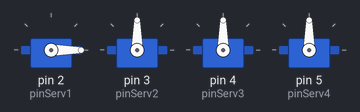
The sketch below on a simulated Arduino Uno, built with avr-gcc and run on an emulated ATmega328P. Shown: 4 × servo.

Above: at 0.05 s.
At 1.15 s:
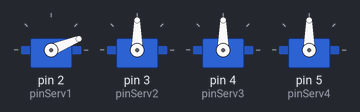
At 2.3 s:
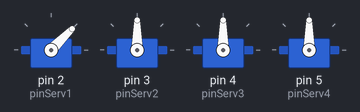
At 4.55 s:
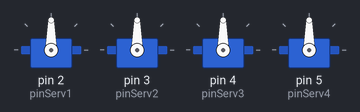
Timing chart, 0 to 5.9 s (numbered marks = the images above):
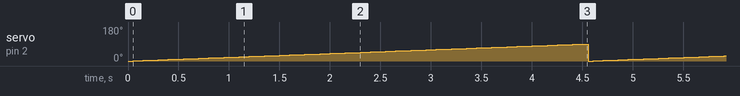

Measured:
- by itself, servo on pin 2 (pinServ1): ramps from 0° to 90° and jumps back, once every 4.6 s

The sketch:

dinamica1.ino
```cpp
// inclui bibilioteca do servomotor
#include <Servo.h>

// nomeia os servos
Servo serv1,serv2,serv3,serv4;

// define pinos dos servos
#define pinServ1 2
#define pinServ2 3
#define pinServ3 4
#define pinServ4 5

#define posicao
void setup() {
  // inicia o monitor serial:
  Serial.begin(9600);

  // atribui pinos dos servos
  serv1.attach(pinServ1);
  serv2.attach(pinServ2);
  serv3.attach(pinServ3);
  serv4.attach(pinServ4);

}

void loop() {
  //for

  for (int x=0;x<=90;x++){
    serv1.write(x);   //Base rotaciona de 0º a 90º.
    delay(50);

  }

}
```
